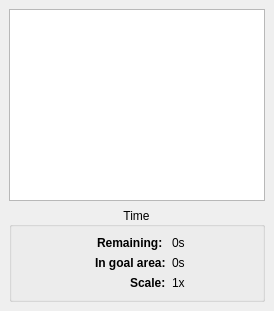
  <widget class="QDockWidget" name="dockWidget">
   <property name="sizePolicy">
    <sizepolicy hsizetype="Preferred" vsizetype="Preferred">
     <horstretch>200</horstretch>
     <verstretch>0</verstretch>
    </sizepolicy>
   </property>
   <property name="maximumSize">
    <size>
     <width>524287</width>
     <height>524287</height>
    </size>
   </property>
   <property name="windowTitle">
    <string>Units</string>
   </property>
   <attribute name="dockWidgetArea">
    <number>2</number>
   </attribute>
   <widget class="QWidget" name="dockWidgetContents">
    <layout class="QGridLayout" name="gridLayout">
     <item row="0" column="0">
      <widget class="QTableWidget" name="unitsTable">
       <property name="sizePolicy">
        <sizepolicy hsizetype="Expanding" vsizetype="Expanding">
         <horstretch>200</horstretch>
         <verstretch>0</verstretch>
        </sizepolicy>
       </property>
       <property name="selectionMode">
        <enum>QAbstractItemView::SingleSelection</enum>
       </property>
       <property name="selectionBehavior">
        <enum>QAbstractItemView::SelectRows</enum>
       </property>
       <property name="showGrid">
        <bool>false</bool>
       </property>
      </widget>
     </item>
     <item row="1" column="0">
      <widget class="QGroupBox" name="groupBox">
       <property name="sizePolicy">
        <sizepolicy hsizetype="Preferred" vsizetype="Preferred">
         <horstretch>200</horstretch>
         <verstretch>0</verstretch>
        </sizepolicy>
       </property>
       <property name="font">
        <font>
         <weight>50</weight>
         <bold>false</bold>
        </font>
       </property>
       <property name="title">
        <string>Time</string>
       </property>
       <property name="alignment">
        <set>Qt::AlignCenter</set>
       </property>
       <property name="flat">
        <bool>false</bool>
       </property>
       <property name="checkable">
        <bool>false</bool>
       </property>
       <layout class="QFormLayout" name="formLayout_2">
        <property name="fieldGrowthPolicy">
         <enum>QFormLayout::ExpandingFieldsGrow</enum>
        </property>
        <property name="rowWrapPolicy">
         <enum>QFormLayout::WrapLongRows</enum>
        </property>
        <property name="labelAlignment">
         <set>Qt::AlignRight|Qt::AlignTrailing|Qt::AlignVCenter</set>
        </property>
        <property name="formAlignment">
         <set>Qt::AlignHCenter|Qt::AlignTop</set>
        </property>
        <item row="0" column="0">
         <widget class="QLabel" name="remainingLabelText">
          <property name="font">
           <font>
            <weight>75</weight>
            <bold>true</bold>
           </font>
          </property>
          <property name="text">
           <string>Remaining: </string>
          </property>
         </widget>
        </item>
        <item row="0" column="1">
         <widget class="QLabel" name="timeRemainingLabel">
          <property name="text">
           <string>0s</string>
          </property>
         </widget>
        </item>
        <item row="1" column="0">
         <widget class="QLabel" name="label_3">
          <property name="font">
           <font>
            <weight>75</weight>
            <bold>true</bold>
           </font>
          </property>
          <property name="text">
           <string>In goal area:</string>
          </property>
         </widget>
        </item>
        <item row="1" column="1">
         <widget class="QLabel" name="timeGoalLabel">
          <property name="text">
           <string>0s</string>
          </property>
         </widget>
        </item>
        <item row="2" column="0">
         <widget class="QLabel" name="scaleLabelText">
          <property name="font">
           <font>
            <weight>75</weight>
            <bold>true</bold>
           </font>
          </property>
          <property name="text">
           <string>Scale:</string>
          </property>
         </widget>
        </item>
        <item row="2" column="1">
         <widget class="QLabel" name="timeScaleLabel">
          <property name="text">
           <string>1x</string>
          </property>
         </widget>
        </item>
       </layout>
      </widget>
     </item>
    </layout>
   </widget>
  </widget>
